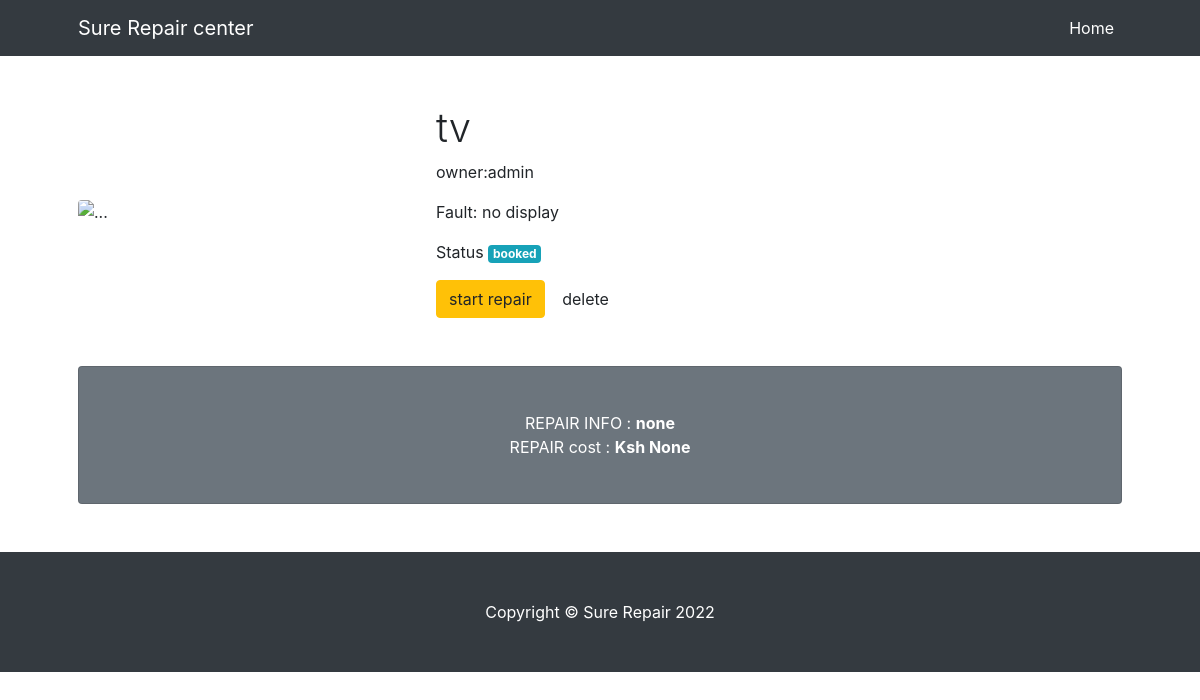
Page /view_device/vUUQc3pjybbPlOEJAd5Pqsr4XDkQmUdA (signed in) on the committed database.
### app/models.py (models this page shows, shortened)
class Device(db.Model):
    id=db.Column(db.Integer,primary_key=True)
    name=db.Column(db.String(255))
    model=db.Column(db.String(100))
    fault=db.Column(db.String(255))
    device_key=db.Column(db.String(255))
    user_id=db.Column(db.Integer,db.ForeignKey('user.id'))
    repair_price=db.Column(db.Integer())
    status=db.Column(db.String(100),default='booked')
    tech_resolution=db.Column(db.String(255),default='none')
    device_image=db.Column(db.String(255))

class User(db.Model,UserMixin):
    id = db.Column(db.Integer, primary_key=True)
    username = db.Column(db.String(64), index=True, unique=True)
    email = db.Column(db.String(120), index=True, unique=True)
    password = db.Column(db.String(128))
    is_admin=db.Column(db.Boolean())
    is_technician=db.Column(db.Boolean())
    user_key=db.Column(db.String(255))
    type=db.Column(db.String(55),default='normal')
    phone=db.Column(db.Integer)
    devices=db.relationship('Device',backref='user',lazy='dynamic')

### app/routes.py (the view)
@app.route('/view_device/<dvk>',methods=['GET','POST'])
@login_required
def view_device(dvk):
    device=Device.query.filter_by(device_key=dvk).first()
    device_image = url_for('static', filename='deviceimg/' + device.device_image)
    return render_template('view_device.html',device=device, device_image=device_image)

### app/models.py (called while the page is built)
@loginmanager.user_loader
def load_user(id):
    return User.query.get(int(id))

### app/templates/view_device.html (shortened to what this page needs)
<!DOCTYPE html>
<html lang="en">
    <head>
        <link href="{{url_for('static',filename='css/styles.css')}}" rel="stylesheet" />
        <link rel="stylesheet" href="https://cdn.jsdelivr.net/npm/bootstrap@4.0.0/dist/css/bootstrap.min.css">
    </head>
    <body>
        <nav class="navbar navbar-expand-lg navbar-dark bg-dark">
            <div class="container px-5">
                <a class="navbar-brand" href="#!">Sure Repair center</a>
                <div class="collapse navbar-collapse" id="navbarSupportedContent">
                    <ul class="navbar-nav ms-auto mb-2 mb-lg-0">
                        <li class="nav-item"><a class="nav-link active" aria-current="page" href="{{url_for('index')}}">Home</a></li>
                    </ul>
                </div>
            </div>
        </nav>
        <div class="container px-4 px-lg-5">
            <div class="row gx-4 gx-lg-5 align-items-center my-5">
                <div class="col-lg-4"><img class="img-fluid rounded mb-4 mb-lg-0" src="{{device_image}}" alt="..." /></div>
                <div class="col-lg-5">
                    <h1 class="font-weight-light">{{device.name}}</h1>
                    <p>owner:{{device.user.username}}</p>
                    <p>Fault: {{device.fault}}</p>
                  <p>Status <span class="badge badge-info">{{device.status}}</span><p></p>
                     {% if device.status=='booked' and device.status!='repair complete' and current_user.is_technician%}
                    <a class="btn btn-warning sm" href="{{url_for('start_repair',dvk=device.device_key)}}">start repair</a>
                    {%endif%}
                     <a href="{{url_for('delete_device',dvk=device.device_key)}}" class="btn btn-sucess">delete</a>
                </div>
            </div>
            <div class="card text-white bg-secondary my-5 py-4 text-center">
                <div class="card-body"><p class="text-white m-0">REPAIR INFO : <b>{{device.tech_resolution}}</b></p>
                    <p class="text-white m-0">REPAIR cost : <b>Ksh {{device.repair_price}}</b></p>
                </div>
            </div>
        </div>
        <footer class="py-5 bg-dark">
            <div class="container px-4 px-lg-5"><p class="m-0 text-center text-white">Copyright &copy; Sure Repair 2022</p></div>
        </footer>
    </body>
</html>

### rows in the picture
Device: name "tv", fault "no display", status "booked", tech_resolution "none", repair_price "None"
User: user.username "admin"
